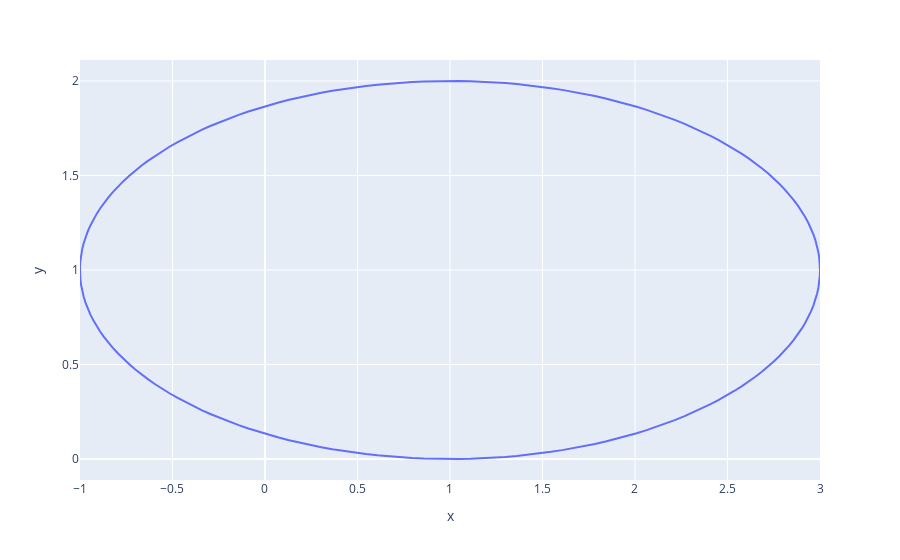

Notebook source saved alongside this figure:
### Code cell
fig = px.line(x=x,y=y)
fig.show()

### Figure 1 — Plotly figure (JSON) as saved in the notebook; plotly's stock layout.template omitted (floating-point values rounded to 4 significant figures; data arrays with more than 128 entries replaced by an {"elided": "..."} marker saying what was removed)
{"data": [{"hovertemplate": "x=%{x}<br>y=%{y}<extra></extra>", "legendgroup": "", "line": {"color": "#636efa", "dash": "solid"}, "marker": {"symbol": "circle"}, "mode": "lines", "name": "", "orientation": "v", "showlegend": false, "type": "scatter", "x": {"elided": "200 float values"}, "xaxis": "x", "y": {"elided": "200 float values"}, "yaxis": "y"}], "layout": {"legend": {"tracegroupgap": 0}, "margin": {"t": 60}, "xaxis": {"anchor": "y", "domain": [0, 1], "title": {"text": "x"}}, "yaxis": {"anchor": "x", "domain": [0, 1], "title": {"text": "y"}}}}
